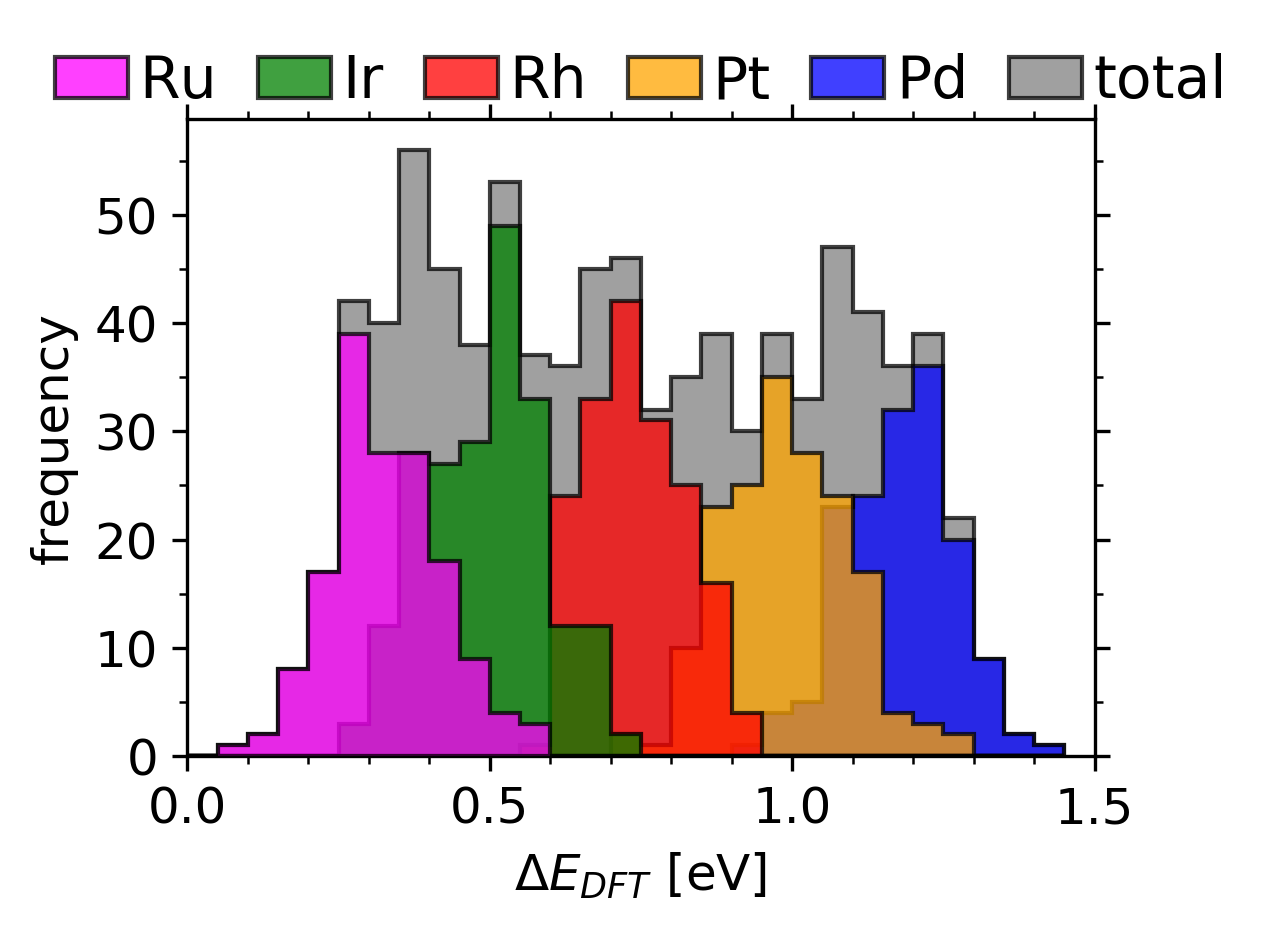

Reproduce this figure in Python.
import matplotlib.pyplot as plt
import numpy as np
from math import factorial
import sys

# update system path to be able to import the plot function
sys.path.append('../model')

# import plot function
from plot import applyPlotStyle

# metals in alloy
metals = ('Ir', 'Pd', 'Pt', 'Rh', 'Ru')

# number of metals
nMetals = len(metals)

# adsorption site ensemble size (e.g. 1 for on-top and 3 for (111) hollow sites)
ensSize = 1

# number of on-top adsorbing metals (ensembles)
nEns = factorial(nMetals+ensSize-1)//(factorial(nMetals-1)*factorial(ensSize))

# load ensemble ids and DFT adsorption energies
ensembles = np.loadtxt('OH_train.csv', dtype='int', delimiter=',', usecols=range(nEns))
energies = np.loadtxt('OH_train.csv', dtype='float', delimiter=',', usecols=-1)

# number of DFT samples
nSamples = len(energies)

# distribute energies according to their adsorption ensemble
energyEns = [[] for _ in range(nEns)]
for ensemble, energy in zip(ensembles, energies):
	([ensId],) = np.where(ensemble==1)
	energyEns[ensId].append(energy)

# define figure
fig, ax = plt.subplots(figsize=(4,3))

# start, end, and spacing of adsorption energies in histogram (eV)
start, stop, spacing = 0.0, 1.5, 0.05
bins = np.arange(start, stop, spacing)

# colors in the order given by "metals
colors = ('green', 'blue', 'orange', 'red', 'magenta')

# layering of histograms (higher numbers in front)
zorders = (4, 1, 2, 3, 5)

# plot individual ensembles
for i, es in enumerate(energyEns):
	plt.hist(es, bins,
			 facecolor=colors[i], ec='black', alpha=0.75,
			 histtype='stepfilled', zorder=zorders[i], label=metals[i])

# plot total
plt.hist(energies, bins,
		 facecolor='grey', ec='black', alpha=0.75,
		 histtype='stepfilled', zorder=0, label='total')

# axis ticks and labeling
applyPlotStyle(ax,
			   xlim = [start, stop],
			   labels = [r'$\Delta E_{DFT}$ [eV]', r'frequency'],
			   xticks = [0.5, 0.1],
			   yticks = [10, 5],
			   tickformat = ['%.1f','%d'],
			   fontsize = 12)

# legend style
h, l = ax.get_legend_handles_labels()
handles, labels = (h[4], h[0], h[3], h[2], h[1], h[5]), (l[4], l[0], l[3], l[2], l[1], l[5])
lgd = ax.legend(handles, labels,
				loc='center', 
				handlelength=1.25,
				bbox_to_anchor=(0.5, 1.06),
				handletextpad=0.2,
				columnspacing=0.7,
          		ncol=6,
				fancybox=False,
				shadow=False,
				prop={'size': 14},
				frameon=False)
plt.tight_layout()

# save image to file
plt.savefig('OH_DFT_histogram.png',
			bbox_extra_artists=(lgd, ),
			bbox_inches='tight',
			dpi=300)